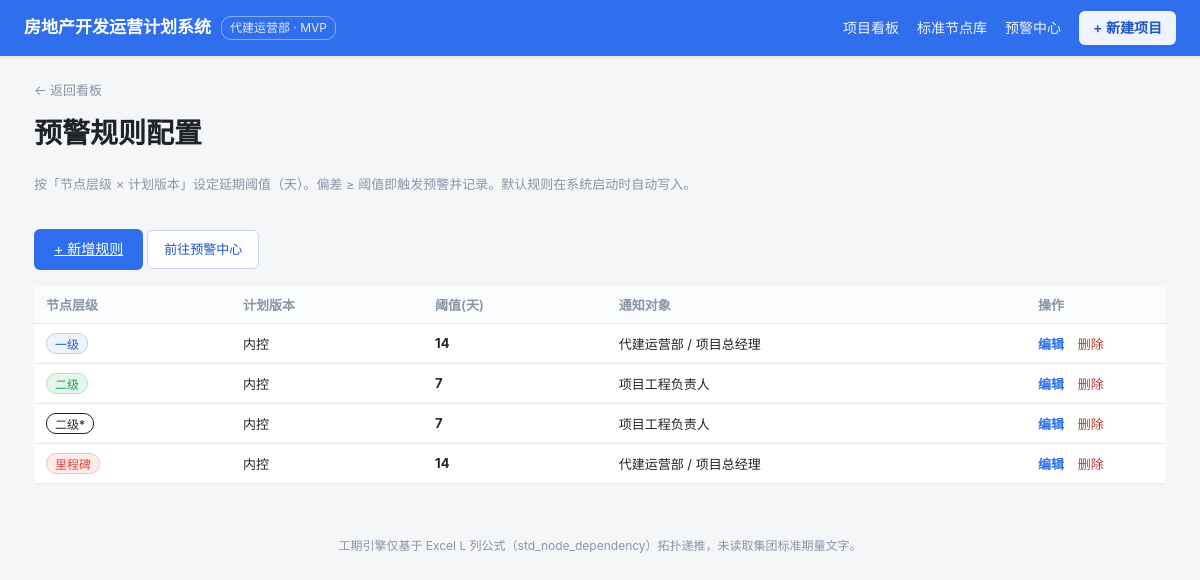
The page /alert-rules on the database its author committed.
### tables this page shows
CREATE TABLE "alert_rule" ("id" INTEGER PRIMARY KEY, "level" TEXT, "plan_type" TEXT, "threshold_days" INTEGER, "notify_target" TEXT);

### app/app.py (the view)
@app.route("/alert-rules")
def alert_rules():
    con = db(); cur = con.cursor()
    cur.execute("SELECT id,level,plan_type,threshold_days,notify_target FROM alert_rule ORDER BY plan_type,level")
    rules = [dict(r) for r in cur.fetchall()]
    cur.close(); con.close()
    return render_template("alert_rules.html", rules=rules, levels=LEVELS, plan_types=PLAN_TYPES)

### app/app.py (called while the page is built)
def db():
    return get_conn()

### db/dbconn.py (called while the page is built, shortened)
def _dict_factory(cursor, row):
    return {col[0]: row[i] for i, col in enumerate(cursor.description)}

def get_conn():
    con = sqlite3.connect(SQLITE_PATH, check_same_thread=False)
    con.row_factory = _dict_factory
    con.execute("PRAGMA journal_mode=DELETE")
    con.execute("PRAGMA busy_timeout=5000")
    return con

### app/templates/alert_rules.html (shortened to what this page needs)
<meta charset="UTF-8">{% extends "base.html" %}
{% block content %}
<a class="back" href="{{ url_for('dashboard') }}">← 返回看板</a>
<h1 style="margin-top:10px">预警规则配置</h1>
<div class="page-sub">按「节点层级 × 计划版本」设定延期阈值（天）。偏差 ≥ 阈值即触发预警并记录。默认规则在系统启动时自动写入。</div>
<div style="margin:16px 0">
  <a class="btn" href="{{ url_for('alert_rule_edit') }}">+ 新增规则</a>
  <a class="btn-ghost" href="{{ url_for('alert_center') }}">前往预警中心</a>
</div>
<table>
  <thead><tr><th>节点层级</th><th>计划版本</th><th>阈值(天)</th><th>通知对象</th><th style="width:140px">操作</th></tr></thead>
  <tbody>
  {% for r in rules %}
    <tr>
      <td><span class="lvtag lv-{{ r.level }}">{{ r.level }}</span></td>
      <td>{{ r.plan_type }}</td>
      <td><b>{{ r.threshold_days }}</b></td>
      <td>{{ r.notify_target or '—' }}</td>
      <td>
        <a class="lnk" href="{{ url_for('alert_rule_edit', rid=r.id) }}">编辑</a>
        <form method="post" action="{{ url_for('alert_rule_delete', rid=r.id) }}" style="display:inline" onsubmit="return confirm('确认删除该规则？关联预警记录也会一并删除。')">
          <button class="lnk-del" type="submit">删除</button>
        </form>
      </td>
    </tr>
  {% endfor %}
  </tbody>
</table>
{% endblock %}

### app/static/style.css (style rules this page uses)
:root { --bg: #f5f6f8; --panel: #ffffff; --ink: #1f2329; --muted: #8a94a6; --line: #e6e9ef; --brand: #2f6fed; --brand-d: #1f54c4; --ok: #1f9d55; --warn: #e8820c; --crit: #d9483b; }
* { box-sizing: border-box; }
html, body { margin: 0; padding: 0; }
body { font-family: -apple-system, "Segoe UI", "PingFang SC", "Microsoft YaHei", sans-serif; background: var(--bg); color: var(--ink); font-size: 14px; line-height: 1.6; }
table { width: 100%; border-collapse: collapse; background: var(--panel); margin-top: 14px; }
th, td { text-align: left; padding: 9px 12px; border-bottom: 1px solid var(--line); font-size: 13px; }
th { background: #fafbfc; color: var(--muted); font-weight: 600; }
.btn { display: inline-block; margin-top: 16px; background: var(--brand); color: #fff; border: none; padding: 9px 20px; border-radius: 6px; cursor: pointer; font-size: 14px; }
.page-sub { color: var(--muted); font-size: 13px; margin: 6px 0 18px; }
.back { color: var(--muted); text-decoration: none; font-size: 13px; }
.lvtag { display: inline-block; font-size: 12px; padding: 1px 8px; border-radius: 10px; border: 1px solid; }
.lv-里程碑 { color: var(--crit); border-color: #f3c2bc; background: #fdecea; }
.lv-一级 { color: var(--brand-d); border-color: #bcd0f7; background: #eef3fe; }
.lv-二级 { color: var(--ok); border-color: #b6e3c8; background: #e7f6ed; }
.lnk { color: var(--brand); text-decoration: none; font-weight: 600; margin-right: 10px; }
.lnk-del { color: #c0392b; background: none; border: none; cursor: pointer; font-size: 13px; padding: 0; }
.btn-ghost { display: inline-block; background: #fff; border: 1px solid #c9d6ea; color: var(--brand-d); padding: 8px 16px; border-radius: 6px; cursor: pointer; font-size: 13px; text-decoration: none; }

### rows shown on the page
alert_rule: level "一级", plan_type "内控", threshold_days "14", notify_target "代建运营部 / 项目总经理"
alert_rule: level "二级", plan_type "内控", threshold_days "7", notify_target "项目工程负责人"
alert_rule: level "二级*", plan_type "内控", threshold_days "7", notify_target "项目工程负责人"
alert_rule: level "里程碑", plan_type "内控", threshold_days "14", notify_target "代建运营部 / 项目总经理"
